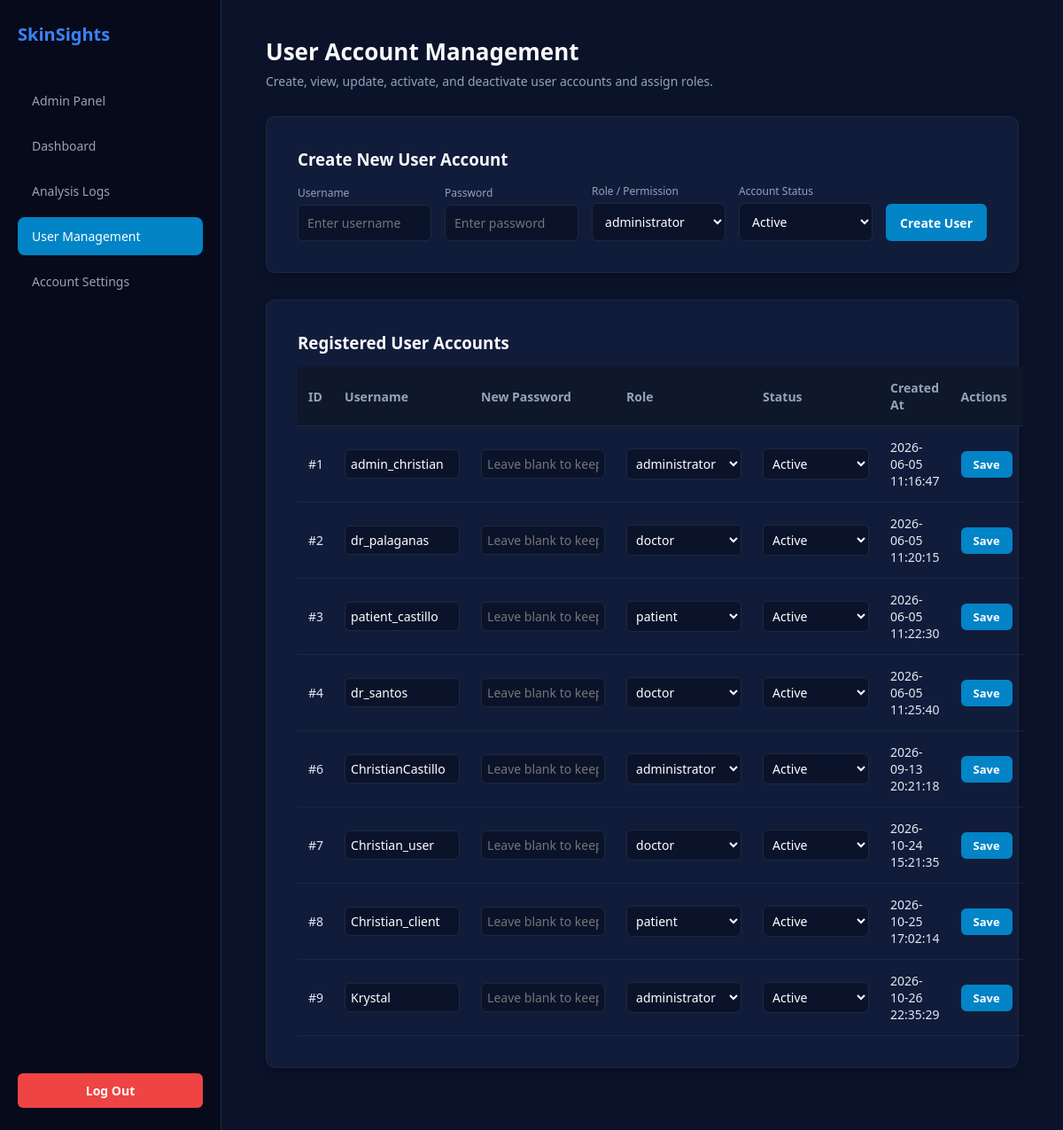
/user_management.php (signed in), run on the app's committed database.
### tables this page shows
CREATE TABLE `user` (
  `user_id` int(11) NOT NULL,
  `user_type_id` int(11) NOT NULL,
  `user_status_id` int(11) NOT NULL DEFAULT 1,
  `user_username` varchar(25) NOT NULL,
  `user_password` varchar(255) NOT NULL,
  `user_created_at` datetime NOT NULL DEFAULT current_timestamp()
);

CREATE TABLE `user_type` (
  `user_type_id` int(11) NOT NULL,
  `user_type_name` varchar(25) NOT NULL
);

### user_management.php (the view, shortened to what this page needs)
<?php
require_once 'db.php';
$usersQuery = "SELECT u.user_id, u.user_username, u.user_type_id, u.user_status_id,
               COALESCE(ut.user_type_name, 'User') AS user_type_name,
               COALESCE(us.status_name, 'Active') AS status_name,
               u.user_created_at
               FROM user u
               LEFT JOIN user_type ut ON u.user_type_id = ut.user_type_id
               LEFT JOIN user_status us ON u.user_status_id = us.user_status_id
               ORDER BY u.user_id ASC";
$usersResult = $conn->query($usersQuery);
$rolesResult = $conn->query("SELECT * FROM user_type");
$roles = []; if ($rolesResult) { while($r = $rolesResult->fetch_assoc()) { $roles[] = $r; } }
$statuses = [];
if (empty($statuses)) {
    $statuses = [
        ['status_id' => 1, 'status_name' => 'Active'],
        ['status_id' => 2, 'status_name' => 'Inactive']
    ];
}
?>
<!DOCTYPE html>
<html lang="en">
<head>
</head>
<body>
<div class="sidebar">
    <div>
        <div class="sidebar-brand">SkinSights</div>
        <div class="nav-links">
            <a href="admin_panel.php" class="nav-link <?php echo basename($_SERVER['PHP_SELF']) == 'admin_panel.php' ? 'active' : ''; ?>">Admin Panel</a>
            <a href="dashboard.php" class="nav-link <?php echo basename($_SERVER['PHP_SELF']) == 'dashboard.php' ? 'active' : ''; ?>">Dashboard</a>
            <a href="manage_records.php" class="nav-link <?php echo basename($_SERVER['PHP_SELF']) == 'manage_records.php' ? 'active' : ''; ?>">Analysis Logs</a>
            <a href="user_management.php" class="nav-link <?php echo basename($_SERVER['PHP_SELF']) == 'user_management.php' ? 'active' : ''; ?>">User Management</a>
            <a href="change_password.php" class="nav-link <?php echo basename($_SERVER['PHP_SELF']) == 'change_password.php' ? 'active' : ''; ?>">Account Settings</a>
        </div>
    </div>
    <div>
        <a href="logout.php" class="logout-btn">Log Out</a>
    </div>
</div>
<div class="main-content">
    <h2>User Account Management</h2>
    <p class="subtitle">Create, view, update, activate, and deactivate user accounts and assign roles.</p>
    <div class="card">
        <h3 style="margin-bottom: 15px; color: #f8fafc;">Create New User Account</h3>
        <form method="POST">
            <div class="grid-form">
                <div>
                    <label style="color: #94a3b8; font-size: 12px; display:block; margin-bottom:5px;">Username</label>
                    <input type="text" name="username" placeholder="Enter username" required>
                </div>
                <div>
                    <label style="color: #94a3b8; font-size: 12px; display:block; margin-bottom:5px;">Password</label>
                    <input type="password" name="password" placeholder="Enter password" required>
                </div>
                <div>
                    <label style="color: #94a3b8; font-size: 12px; display:block; margin-bottom:5px;">Role / Permission</label>
                    <select name="user_type_id">
                        <?php foreach($roles as $role): ?>
                            <option value="<?php echo $role['user_type_id']; ?>"><?php echo htmlspecialchars($role['user_type_name']); ?></option>
                        <?php endforeach; ?>
                    </select>
                </div>
                <div>
                    <label style="color: #94a3b8; font-size: 12px; display:block; margin-bottom:5px;">Account Status</label>
                    <select name="user_status_id">
                        <?php foreach($statuses as $status):
                            $s_id = $status['status_id'] ?? $status['user_status_id'] ?? 1;
                            $s_name = $status['status_name'] ?? $status['user_status_name'] ?? $status['name'] ?? 'Active';
                        ?>
                            <option value="<?php echo $s_id; ?>"><?php echo htmlspecialchars($s_name); ?></option>
                        <?php endforeach; ?>
                    </select>
                </div>
                <div>
                    <button type="submit" style="height: 42px;">Create User</button>
                </div>
            </div>
        </form>
    </div>
    <div class="card">
        <h3 style="margin-bottom: 15px; color: #f8fafc;">Registered User Accounts</h3>
        <table>
            <thead>
                <tr>
                    <th>ID</th>
                    <th>Username</th>
                    <th>New Password</th>
                    <th>Role</th>
                    <th>Status</th>
                    <th>Created At</th>
                    <th>Actions</th>
                </tr>
            </thead>
            <tbody>
                <?php if ($usersResult && $usersResult->num_rows > 0): ?>
                    <?php while ($row = $usersResult->fetch_assoc()): ?>
                    <form method="POST">
                        <tr>
                            <td>#<?php echo $row['user_id']; ?></td>
                            <td>
                                <input type="text" name="user_username" value="<?php echo htmlspecialchars($row['user_username']); ?>" style="padding:6px; width:130px;" required>
                            </td>
                            <td>
                                <input type="password" name="user_password" placeholder="Leave blank to keep" style="padding:6px; width:140px;">
                            </td>
                            <td>
                                <select name="user_type_id" style="padding:6px; width:130px;">
                                    <?php foreach($roles as $role): ?>
                                        <option value="<?php echo $role['user_type_id']; ?>" <?php if($role['user_type_id'] == $row['user_type_id']) echo 'selected'; ?>>
                                            <?php echo htmlspecialchars($role['user_type_name']); ?>
                                        </option>
                                    <?php endforeach; ?>
                                </select>
                            </td>
                            <td>
                                <select name="user_status_id" style="padding:6px; width:120px;">
                                    <?php foreach($statuses as $status):
                                        $s_id = $status['status_id'] ?? $status['user_status_id'] ?? 1;
                                        $s_name = $status['status_name'] ?? $status['user_status_name'] ?? $status['name'] ?? 'Active';
                                    ?>
                                        <option value="<?php echo $s_id; ?>" <?php if($s_id == $row['user_status_id']) echo 'selected'; ?>>
                                            <?php echo htmlspecialchars($s_name); ?>
                                        </option>
                                    <?php endforeach; ?>
                                </select>
                            </td>
                            <td><?php echo $row['user_created_at']; ?></td>
                            <td>
                                <button type="submit" class="btn-sm">Save</button>
                            </td>
                        </tr>
                    </form>
                    <?php endwhile; ?>
                <?php else: ?>
                    <tr><td colspan="7" style="text-align: center; color: #94a3b8;">No registered users found.</td></tr>
                <?php endif; ?>
            </tbody>
        </table>
    </div>
</div>
</body>
</html>

### user_management.php (style rules this page uses)
* { box-sizing: border-box; margin: 0; padding: 0; font-family: 'Segoe UI', Tahoma, Geneva, Verdana, sans-serif; }
body { background-color: #0b132b; color: #fff; display: flex; height: 100vh; overflow: hidden; }
.sidebar { width: 250px; background-color: #070a1a; display: flex; flex-direction: column; justify-content: space-between; padding: 25px 20px; border-right: 1px solid #1e293b; }
.sidebar-brand { font-size: 20px; font-weight: bold; color: #3b82f6; margin-bottom: 40px; }
.nav-links { display: flex; flex-direction: column; gap: 8px; flex: 1; }
.nav-link { color: #94a3b8; text-decoration: none; padding: 12px 16px; border-radius: 8px; font-weight: 500; font-size: 14px; transition: 0.2s; }
.nav-link.active { background-color: #0284c7; color: #fff; }
.logout-btn { background-color: #ef4444; color: white; text-align: center; padding: 10px; border-radius: 6px; text-decoration: none; font-weight: bold; display: block; font-size: 14px; }
.main-content { flex: 1; padding: 40px 50px; overflow-y: auto; background-color: #0b132b; }
h2 { font-size: 26px; font-weight: 600; margin-bottom: 6px; color: #f8fafc; }
p.subtitle { color: #94a3b8; margin-bottom: 30px; font-size: 14px; }
.card { background-color: #111c3a; padding: 35px; border-radius: 10px; border: 1px solid #1e293b; margin-bottom: 30px; box-shadow: 0 4px 12px rgba(0,0,0,0.3); }
table { width: 100%; border-collapse: collapse; margin-top: 15px; }
th, td { padding: 14px 12px; border-bottom: 1px solid #1e293b; text-align: left; color: #e2e8f0; font-size: 14px; }
th { color: #94a3b8; font-weight: 600; background-color: #0f172a; }
input, select { background-color: #0b132b; color: #fff; border: 1px solid #1e293b; padding: 10px; border-radius: 6px; width: 100%; font-size: 14px; outline: none; }
button { background-color: #0284c7; color: white; border: none; padding: 10px 16px; border-radius: 6px; cursor: pointer; font-weight: bold; font-size: 14px; transition: 0.2s; }
.btn-sm { padding: 6px 14px; font-size: 13px; }
.grid-form { display: grid; grid-template-columns: 1fr 1fr 1fr 1fr auto; gap: 15px; align-items: flex-end; }

### data on the page
user: user_id "1", user_username "admin_christian", user_type_id "administrator", user_created_at "2026-06-05 11:16:47"
user: user_id "2", user_username "dr_palaganas", user_type_id "doctor", user_status_id "Active", user_created_at "2026-06-05 11:20:15"
user: user_id "3", user_username "patient_castillo", user_type_id "patient", user_status_id "Active", user_created_at "2026-06-05 11:22:30"
user: user_id "4", user_username "dr_santos", user_type_id "doctor", user_status_id "Active", user_created_at "2026-06-05 11:25:40"
user: user_id "6", user_username "ChristianCastillo", user_type_id "administrator", user_status_id "Active", user_created_at "2026-09-13 20:21:18"
user: user_id "7", user_username "Christian_user", user_type_id "doctor", user_status_id "Active", user_created_at "2026-10-24 15:21:35"
user: user_id "8", user_username "Christian_client", user_type_id "patient", user_status_id "Active", user_created_at "2026-10-25 17:02:14"
user: user_id "9", user_username "Krystal", user_type_id "administrator", user_status_id "Active", user_created_at "2026-10-26 22:35:29"

### other printed values
form field user_type_id "administrator"
form field user_status_id "Active"
